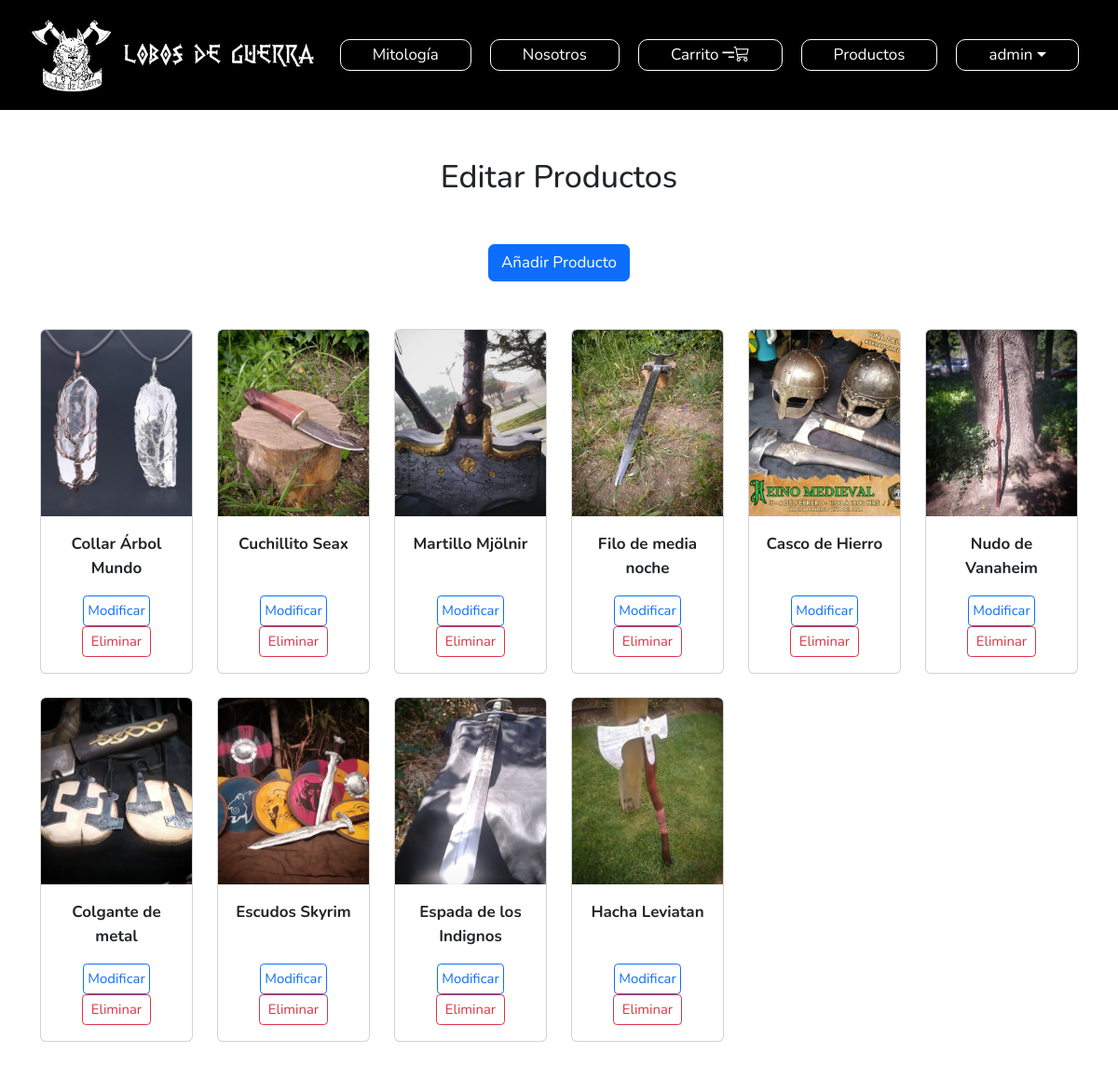
The app's page /lobopage/crudProductos (signed in) with its own data.
### lobopage/models.py (models this page shows, shortened)
class Producto(models.Model):
    nombre = models.CharField(max_length=50)
    precio = models.IntegerField()
    descripcion = models.TextField(blank=True, null=True)
    imagen = models.ImageField(upload_to="productos", blank=True, null=True)

### lobopage/views.py (the view)
# urls.py: path('crudProductos', views.crudProductos, name='crudProductos'),
@login_required
@staff_member_required
def crudProductos(request):
    productos = Producto.objects.all()
    context = {'productos': productos}
    return render(request, 'lobopage/productos_list.html', context)

### lobopage/context_processors.py (called while the page is built)
def cantidad_total_carrito(request):
    total_cantidad_productos = 0
    if request.user.is_authenticated:
        total_cantidad_productos = CarritoItem.objects.filter(usuario=request.user).aggregate(total=Sum('cantidad'))['total'] or 0
    return {'total_cantidad_productos': total_cantidad_productos}

### lobopage/templates/lobopage/productos_list.html (shortened to what this page needs)
{% load static %}
<!DOCTYPE html>
<html lang="en">
<head>
  <link href="https://cdn.jsdelivr.net/npm/bootstrap@5.3.3/dist/css/bootstrap.min.css" rel="stylesheet"
>
  <link rel="stylesheet" href="https://cdn.jsdelivr.net/npm/bootstrap-icons@1.11.3/font/bootstrap-icons.min.css">
  <link rel="stylesheet" href="{% static 'css/style.css' %}">
</head>
<body>
  <header>
    <nav class="navbar navbar-expand-lg fixed-top">
      <div class="container-fluid">
        <a class="navbar-brand" href="{% url 'index' %}">
          <img class="logo-normal" src="{% static 'img/Logo-sinfondo.png' %}"   alt="Logo" width="90" height="90">
          Lobos de Guerra
        </a>
        <div class="collapse navbar-collapse" id="navbarNavAltMarkup">
          <div class="navbar-nav">
            <a class="nav-link" href="{% url 'mitologia' %}">Mitología</a>
            <a class="nav-link" href="{% url 'nosotros' %}">Nosotros</a>
            <a class="nav-link"   href="{% url 'compra' %}">Carrito
            <i class="bi bi-cart3"></i></a>
            {% if user.is_authenticated %}
              {% if user.is_staff %}
                <a class="nav-link" href="{% url 'crudProductos' %}">Productos</a>
              {% endif %}
              <div class="nav-item dropdown">
                <a class="nav-link dropdown-toggle" href="#" id="navbarDropdown" role="button" data-bs-toggle="dropdown" aria-expanded="false">
                  {{ user.username }}
                </a>
              </div>
            {% else %}
              <a class="nav-link" href="{% url 'login' %}">Iniciar Sesión</a>
            {% endif %}
          </div>
        </div>
      </div>
    </nav>
  </header>
  <h2 class="text-center mb-5" style="margin-top: 170px;">Editar Productos</h2>
  <div class="text-center">
    <a class="btn btn-primary" href="{% url 'productosAdd' %}"> Añadir Producto </a>
  </div>
  <div class="container mt-0 mb-5">
    <div class="row row-cols-1 row-cols-md-3 g-4">
      {% for p in productos %}
      <div class="col-sm-6 col-md-4 col-lg-3 col-xl-2">
        <div class="card h-100">
          {% if p.imagen %}
          <img src="{{ p.imagen.url }}" class="card-img-top" alt="imagen" style="height: 200px; object-fit: cover;">
          {% endif %}
          <div class="card-body d-flex flex-column justify-content-between">
            <div>
              <p class="mb-0 fw-bold text-center">{{ p.nombre }}</p>
            </div>
            <div class="mt-3 text-center">
              <a class="btn btn-outline-primary btn-sm px-1" href="{% url 'productos_FindEdit' pk=p.id %}">Modificar</a>
              <button class="btn btn-outline-danger btn-sm px-2" data-bs-toggle="modal"
                data-bs-target="#eliminarProducto{{ p.id }}">Eliminar</button>
            </div>
          </div>
        </div>
      </div>
      {% endfor %}
    </div>
  </div>
</body>
</html>

### lobopage/static/css/style.css (style rules this page uses)
* { box-sizing: border-box; margin: 0; padding: 0; font-family: "Nunito", sans-serif; font-size: 17px; }
.navbar>.container-fluid { justify-content: center; }
.card img { height: 400px; object-fit: cover; }

### records on screen
Producto: imagen (picture), nombre "Collar Árbol Mundo"
Producto: imagen (picture), nombre "Cuchillito Seax"
Producto: imagen (picture), nombre "Martillo Mjölnir"
Producto: imagen (picture), nombre "Filo de media noche"
Producto: imagen (picture), nombre "Casco de Hierro"
Producto: imagen (picture), nombre "Nudo de Vanaheim"
Producto: imagen (picture), nombre "Colgante de metal"
Producto: imagen (picture), nombre "Escudos Skyrim"
Producto: imagen (picture), nombre "Espada de los Indignos"
Producto: imagen (picture), nombre "Hacha Leviatan"

### other values on screen
{{ user.username }} "admin"
